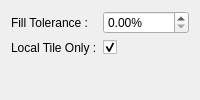
                  <widget class="QWidget" name="fillPage">
                   <layout class="QFormLayout" name="formLayout_3">
                    <item row="0" column="0">
                     <widget class="QLabel" name="fillToleranceLabel">
                      <property name="text">
                       <string>Fill Tolerance :</string>
                      </property>
                     </widget>
                    </item>
                    <item row="0" column="1">
                     <widget class="QDoubleSpinBox" name="fillToleranceDoubleSpinBox">
                      <property name="suffix">
                       <string>%</string>
                      </property>
                      <property name="maximum">
                       <double>100.000000000000000</double>
                      </property>
                     </widget>
                    </item>
                    <item row="1" column="0">
                     <widget class="QLabel" name="fillThisTileOnlyLabel">
                      <property name="text">
                       <string>Local Tile Only :</string>
                      </property>
                     </widget>
                    </item>
                    <item row="1" column="1">
                     <widget class="QCheckBox" name="fillThisTileOnlyCheckBox">
                      <property name="checked">
                       <bool>true</bool>
                      </property>
                     </widget>
                    </item>
                   </layout>
                  </widget>
